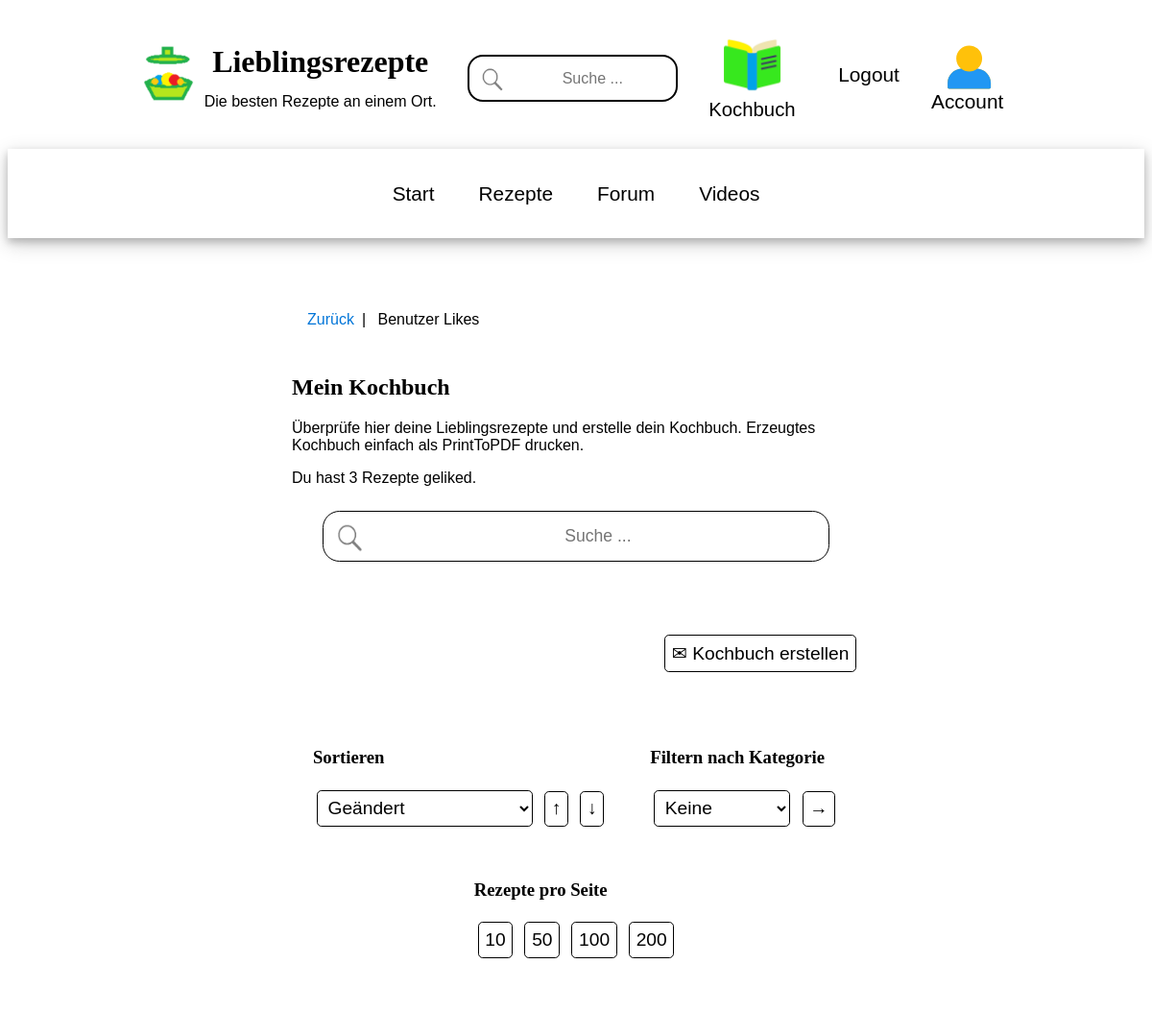
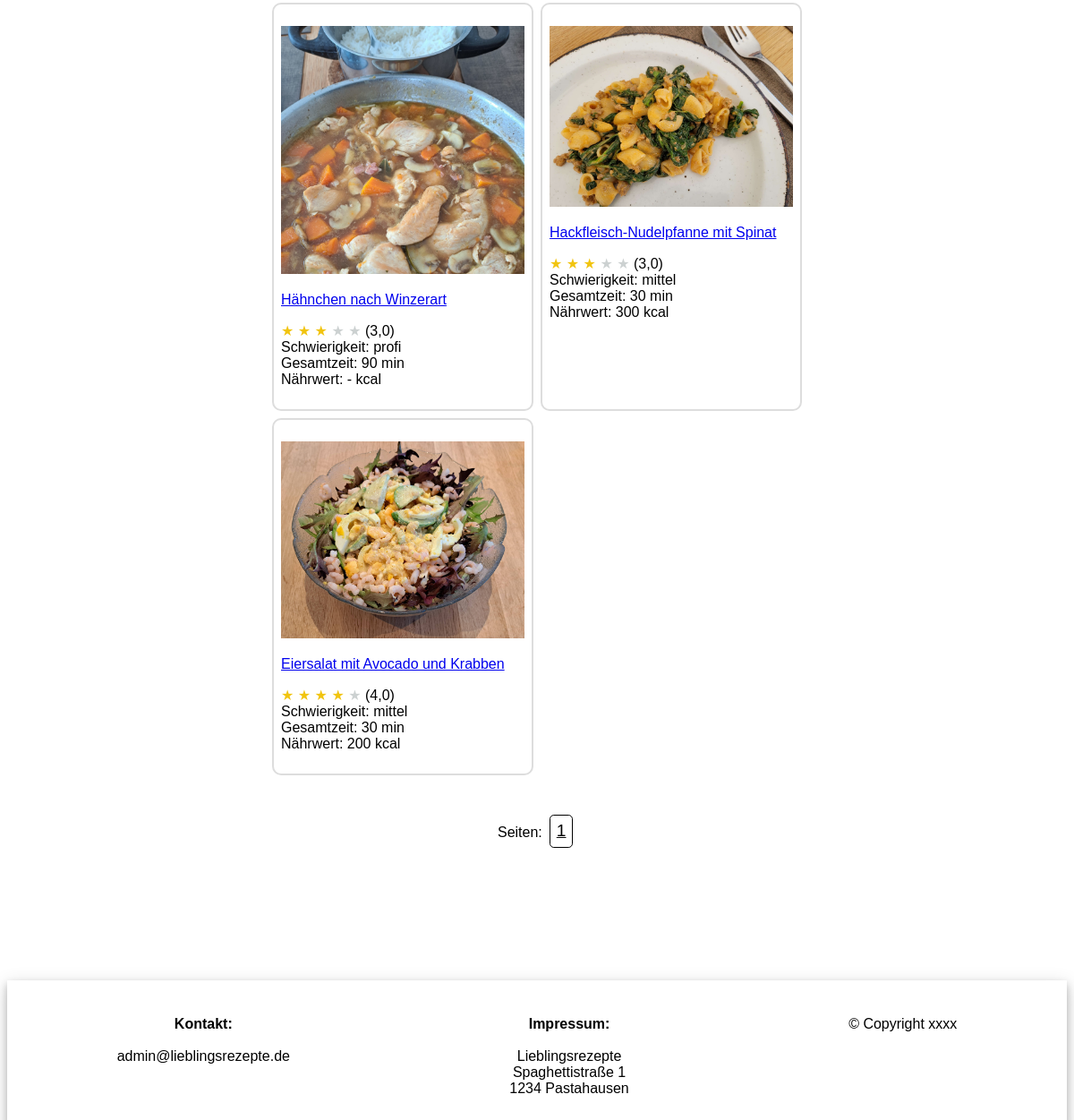
Screenshot of /recipes-likes/ (signed in) with the database file from the repository (2 pictures, top to bottom).
### user_app/models.py (models this page shows)
class User(AbstractUser):
    name = models.CharField(max_length=200, null=True)
    email = models.EmailField(unique=True, null=True)
    biography = models.TextField(null=True)
    user_image = models.ImageField(null=True, default="users/avatar.jpg", upload_to="users")
    updated = models.DateTimeField(auto_now=True)
    created = models.DateTimeField(auto_now_add=True)
    USERNAME_FIELD = 'email'
    REQUIRED_FIELDS = ['username']

### recipes_app/models.py (models this page shows, shortened)
class Recipe(models.Model):
    owner = models.ForeignKey(User, on_delete=models.SET_NULL, null=True)
    likes = models.ManyToManyField(User,  blank=True, related_name="likes")
    name = models.CharField(max_length=500)
    updated = models.DateTimeField(auto_now=True)
    created = models.DateTimeField(auto_now_add=True)
    topic = models.ManyToManyField(Topic, blank=True)
    persons = models.IntegerField()
    ingredients = models.TextField(null=True, blank=True)
    steps = models.TextField(null=True, blank=True)
    tips = models.TextField(null=True, blank=True)
    reference = models.TextField(null=True, blank=True)
    reference_link = models.URLField(max_length=2048, null=True, blank=True)
    nutrients_person = models.FloatField(null=True, blank=True, default=0.0)
    nutrients_table = models.TextField(null=True, blank=True)
    expected_time_total = models.FloatField(null=True, blank=True, default=0.0)
    expected_time_work = models.FloatField(null=True, blank=True, default=0.0)
    expected_time_bake = models.FloatField(null=True, blank=True, default=0.0)
    expected_time_rest = models.FloatField(null=True, blank=True, default=0.0)
    difficulty = models.IntegerField(null=True, blank=True, default=0)
    image_meal = models.ImageField(blank=True, upload_to="recipes")
    video_meal = models.URLField(max_length=2048, null=True, blank=True)
    rating_mean = models.FloatField(null=True, blank=True, default=0.0)
    rating_count = models.IntegerField(null=True, blank=True, default=0)
    rating_1 = models.IntegerField(null=True, blank=True, default=0)
    rating_2 = models.IntegerField(null=True, blank=True, default=0)
    rating_3 = models.IntegerField(null=True, blank=True, default=0)
    rating_4 = models.IntegerField(null=True, blank=True, default=0)
    rating_5 = models.IntegerField(null=True, blank=True, default=0)
    class Meta:
        ordering = ['-updated', '-created']

### recipes_app/views.py (the view)
# urls.py: path('recipes-likes/', views.recipes_likes, name="recipes-likes"),
@login_required(login_url='user-login-required')
def recipes_likes(request):
    recipes_liked = request.user.likes.all()
    context = recipes_grid(recipes_liked, request)
    context["recipe_scr"] = "likes"
    return render(request, 'recipes_app/recipes_likes.html', context)

### recipes_app/pagination.py (called while the page is built)
    def valid_page(self, page_index: int):
        if self.number_of_pages <= 0:
            return 0
        return min(max(0, page_index), self.number_of_pages - 1)

    def get_items_for_page(self, list_of_items, page_index: int):
        if self.number_of_pages <= 0:
            return []
        return list_of_items[page_index*self.items_per_page:(page_index+1)*self.items_per_page]

### recipes_app/templates/recipes_app/recipes_likes.html (shortened to what this page needs)
{% extends 'main.html' %}
{% block content %}
<div class="main-container">
    <div class="main-middle-column">
        <ul class="breadcrumb">
          <li><a href="{{request.META.HTTP_REFERER}}">Zurück</a></li>
          <li>Benutzer Likes</li>
        </ul>
        <div class="card">
            <h2>Mein Kochbuch</h2>
            <p>Überprüfe hier deine Lieblingsrezepte und erstelle dein Kochbuch. Erzeugtes Kochbuch einfach als PrintToPDF drucken.</p>
            <p>Du hast {{request.user.likes.all.count|default_if_none:"0"}} Rezepte geliked.</p>
            <search>
                <form method="GET" action="{% url 'recipes-likes' %}">
                      <input type="text" name="q" placeholder="Suche ..."
                      />
                </form>
            </search>
        </div>
        <div style="text-align: right;">
             <a href="{% url 'recipes-book' %}" class="button-like" target="_blank">&#9993; Kochbuch erstellen </a>
        </div>
        {% include 'recipes_app/recipes_grid.html' %}
    </div>
</div>
{% endblock content %}

### recipes_app/templates/recipes_app/recipes_grid.html (shortened to what this page needs)
<div class="card">
    <div class="grid-option-container">
        <div class="grid-option">
            <h3>Sortieren</h3>
            <form method="GET" action="">
                <select name="srtval" id="srtval">
                    {% for v, n in sort_items %}
                        {% if request.GET.srtval %}
                            {% if request.GET.srtval == v %}
                                <option value="{{v}}" selected>{{n}}</option>
                            {% else %}
                                <option value="{{v}}">{{n}}</option>
                            {% endif %}
                        {% else %}
                            <option value="{{v}}">{{n}}</option>
                        {% endif %}
                    {% endfor %}
                </select>
                <button type="submit" name="srtdir" value="Auf">&uarr;</button>
                    <button type="submit" name="srtdir" value="Ab">&darr;</button>
            </form>
        </div>
         <div class="grid-option">
            <h3>Filtern nach Kategorie</h3>
            <form method="GET" action="">
                <select name="tpc" id="tpc" size="1">
                    <option value=""> Keine </option>
                </select>
                <input type="submit" value="&rarr;" />
            </form>
        </div>
        <div class="grid-option">
            <h3>Rezepte pro Seite</h3>
            <form method="GET" action="">
                <button type="submit" value="10" name="pgShow">10</button>
                <button type="submit" value="50" name="pgShow">50</button>
                <button type="submit" value="50" name="pgShow">100</button>
                <button type="submit" value="200" name="pgShow">200</button>
            </form>
        </div>
    </div>
</div>
<div class="grid-container">
    {% for recipe in recipes %}
        <div class="grid-item">
            <p>
                {% if show_video %}
                    {% if recipe.image_meal %}
                    <a href="{% url 'recipe' recipe.id %}?img=vid&srcurl={{recipe_scr}}"><img src="{{ recipe.image_meal.url }}" style="width: 100%; height: 100%;" ></a>
                    {% endif %}
                {% else %}
                    {% if recipe.image_meal %}
                    <a href="{% url 'recipe' recipe.id %}?srcurl={{recipe_scr}}"><img src="{{ recipe.image_meal.url }}" style="width: 100%; height: 100%;" ></a>
                    {% endif %}
                {% endif %}
            </p>
            {% if show_video %}
                <a href="{% url 'recipe' recipe.id %}?img=vid&srcurl={{recipe_scr}}">{{recipe.name}}</a>
            {% else %}
                <a href="{% url 'recipe' recipe.id %}?srcurl={{recipe_scr}}">{{recipe.name}}</a>
            {% endif %}
            <p>
                {% if recipe.rating_mean %}
                    {% for i in '12345'|make_list  %}
                        {% if i|add:"0" <= recipe.rating_mean %}
                            <span style='color:#f1c40f'>&#9733;</span>
                        {% else %}
                            <span style='color:#ccd1d1'>&#9733;</span>
                        {% endif %}
                    {% endfor %}
                {% else %}
                    <span style='color:#ccd1d1'>&#9733; &#9733; &#9733; &#9733; &#9733;</span>
                {% endif %}
                ({{ recipe.rating_mean|default_if_none:"-" }}) <br>
                Schwierigkeit:
                {% if recipe.difficulty in diff_lookup %}
                    {% for key, value in diff_lookup.items %}
                    {% if key == recipe.difficulty %}
                        {{value}}
                    {% endif %}
                    {% endfor %}
                {% else %}
                    Grad {{ recipe.difficulty|default_if_none:"-" }}
                {% endif%}
                <br>
                Gesamtzeit: {{ recipe.expected_time_total|floatformat:"0" }} min <br>
                {% if  recipe.nutrients_person %}
                    Nährwert: {{ recipe.nutrients_person|floatformat:"0" }} kcal
                {% else %}
                    Nährwert: - kcal
                {% endif%}
            </p>
        </div>
    {% endfor %}
</div>
<div class="card">
    <div class="grid-option" style="text-align:center;">
    <form method="GET" action="">
        Seiten:
        <span class="button-display"><u>{{page_browser_current_index|add:"1"}}</u></span>
    </form>
    </div>
</div>

### static/styles/main.css (style rules this page uses)
* { box-sizing: border-box; }
body { font-family: Verdana, sans-serif; font-size: 16px; background-color: white; }
h1, h2, h3, h4, h5, h6 { font-family: Georgia, serif; }
.main-container { display: flex; flex-flow: row wrap; justify-content: center; width: 100%; clear: after; margin-top: 1.25em; }
.main-middle-column { width: 50%; max-width: 200em; margin: 2em; }
.card { box-sizing: border-box; background-color: white; border-radius: 10px; border-style: none; margin-top: 2.5em; margin-bottom: 4em; }
.card search { text-align: center; }
.card search input[type=text] { box-sizing: border-box; display: inline-block; vertical-align: middle; font-size: 1.1em; width: 30em; max-width: 100%; height: 3em; border-style: solid; border-radius: 1em 1em 1em 1em; border-width: 0.1em; border-color: black; text-align: center; padding: 0.4em 0.4em 0.4em 3em; margin: 0.5em; background-image: url('/static/icons/searchicon.png'); background-position: 0.7em 0.7em; background-repeat: no-repeat; background-size: 1.75em 1.75em; }
.grid-container { display: grid; grid-template-columns: repeat(auto-fill, minmax(min(200px, 100%), 1fr)); gap: 0.5em; background-color: white; margin-top: 1em; margin-bottom: 1em; }
.grid-item { background-color: white; padding: 0.5em; border-radius: 10px; border-style: solid; border-width: 0.15em; border-color: #ddd; }
.grid-option-container { display: flex; flex-flow: row wrap; justify-content: space-around; width: 100%; }
.grid-option { margin: 1em; }
button, input[type=submit], input[type=url], textarea, input[type=password], input[type=email], input[type=number], input[type=text], select, .button-like, .button-display { background-color: white; display: inline-block; padding: 0.35em; border: solid; font-size: 1.2em; border-width: 0.1em; border-radius: 0.25em; margin: 0.2em; border-color: black; text-decoration: none; color: blacK; }
ul.breadcrumb { padding: 0.5em 1em; list-style: none; background-color: white; }
ul.breadcrumb li { display: inline; font-size: 1em; }
ul.breadcrumb li:first-child:after { padding: 0.5em; color: black; content: "|"; }
ul.breadcrumb li a { color: #0275d8; text-decoration: none; }

### rows the page displays
User: user.likes.all.count "3"
Recipe: image_meal (picture), name "Hähnchen nach Winzerart", rating_mean "3,0", diff_lookup "profi", expected_time_total "90", nutrients_person "Nährwert: - kcal"
Recipe: image_meal (picture), name "Hackfleisch-Nudelpfanne mit Spinat", rating_mean "3,0", diff_lookup "mittel", expected_time_total "30", nutrients_person "300"
Recipe: image_meal (picture), name "Eiersalat mit Avocado und Krabben", rating_mean "4,0", diff_lookup "mittel", expected_time_total "30", nutrients_person "200"

### other values shown
{{ page_browser_current_index|add:"1" }} "1"
form field srtval "Geändert"
